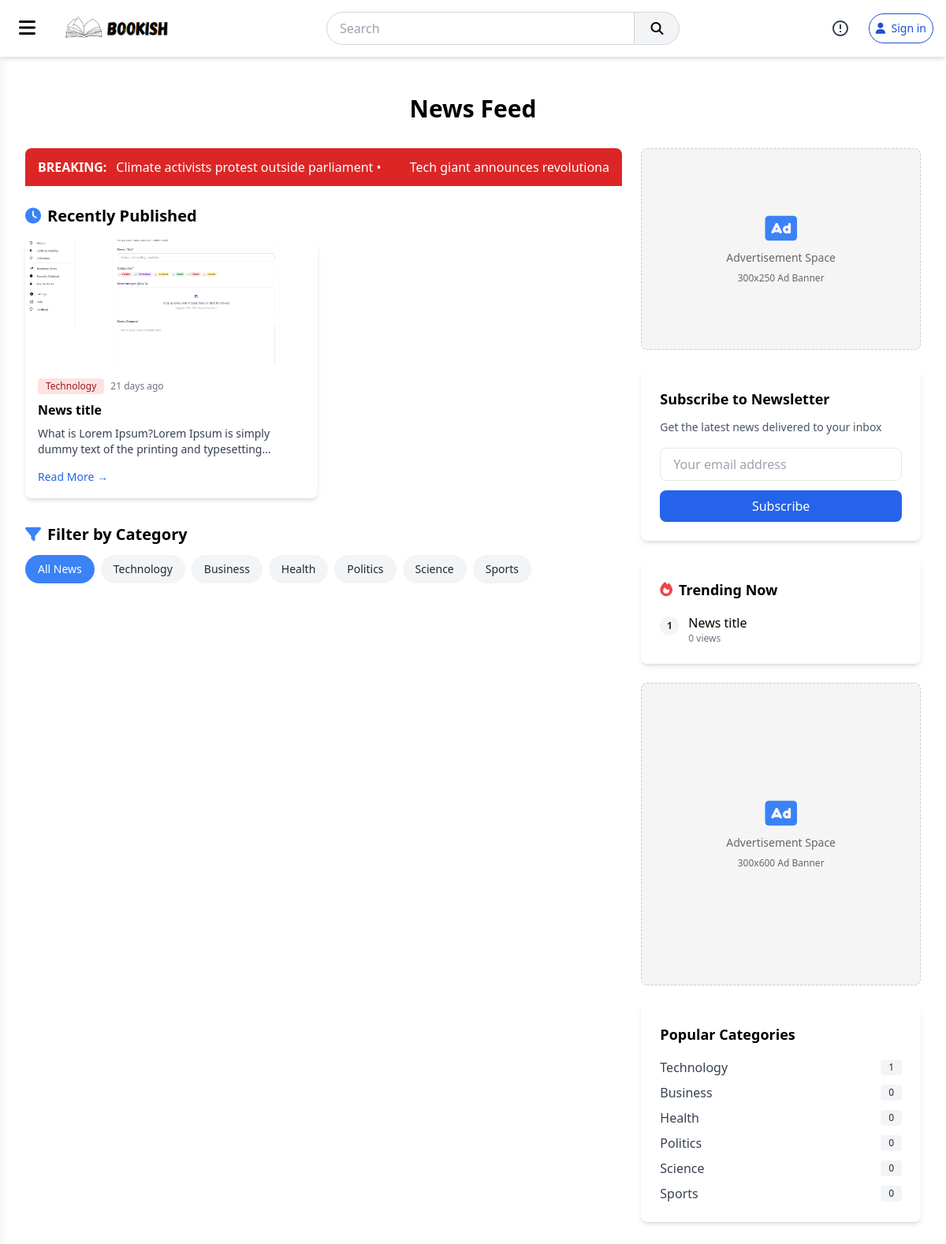
Page /news/feed on the earlier database version.
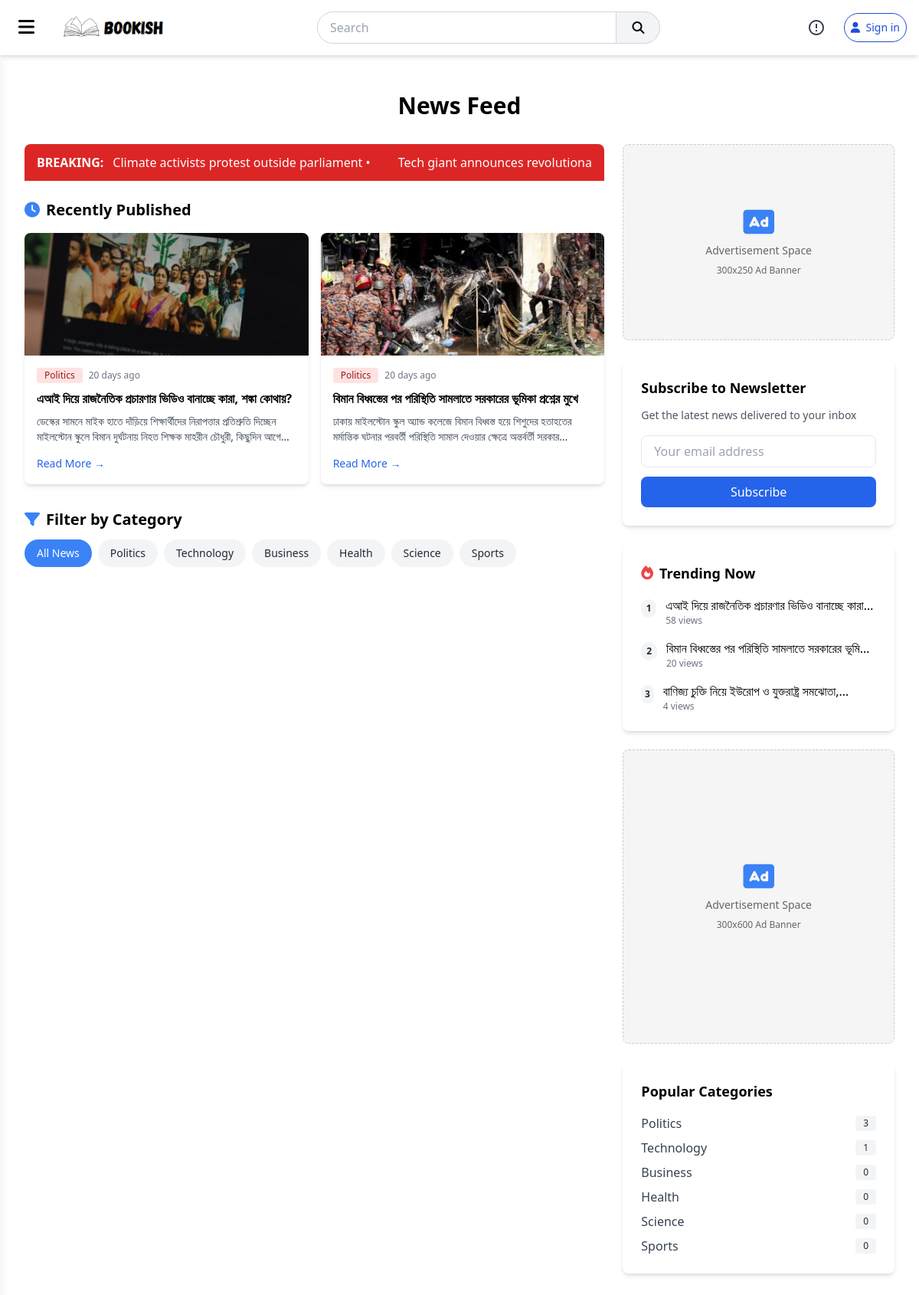
Same page on the later database version.
### main/models.py (models this page shows, shortened)
class News(models.Model):
    title = models.CharField(max_length=255)
    slug = AutoSlugField(populate_from='title', unique=True)
    description = models.TextField()
    content = CKEditor5Field(config_name="extends")
    author = models.ForeignKey(User, on_delete=models.CASCADE, related_name='news')
    category = models.ForeignKey(NewsCategory, on_delete=models.CASCADE, related_name='news', blank=True, null=True)
    published_date = models.DateTimeField(auto_now_add=True)
    updated_date = models.DateTimeField(auto_now=True)
    likes = models.ManyToManyField(User, related_name='liked_news', blank=True)
    dislikes = models.ManyToManyField(User, related_name='disliked_news', blank=True)
    views = models.PositiveIntegerField(default=0)
    publish = models.BooleanField(default=False)

class NewsImage(models.Model):
    news = models.ForeignKey(News, on_delete=models.CASCADE, related_name="images")
    image = models.ImageField(upload_to='news_images/')

class NewsCategory(models.Model):
    name = models.CharField(max_length=50)
    slug = AutoSlugField(populate_from="name", unique=True)
    def __str__(self):
        return self.name

### news/views.py (the view)
# urls.py: 2. Add a URL to urlpatterns:  path('', views.home, name='home')
def home(request):
    categories = NewsCategory.objects.annotate(news_count=Count('news')).order_by('-news_count')
    recent_news = News.objects.order_by('-published_date')[:2]
    trending_news = News.objects.annotate(views_count=Count('news_views')).order_by('-views_count')[:3]
    context = {
        'categories': categories,
        'recent_news': recent_news,
        "trending_news": trending_news
    }
    return render(request, 'news/index.html', context)

### main/context_processors.py (called while the page is built)
def notifications(request):
    if request.user.is_authenticated:
        return {'notifications': Notification.objects.filter(user=request.user).order_by('-created_at')[:5]}
    else:
        return Notification.objects.none()

def unread_notifications(request):
    if request.user.is_authenticated:
        return {'unread_notifications': Notification.objects.filter(user=request.user, is_read=False).count()}
    else:
        return Notification.objects.none()

### main/templatetags/custom_filters.py (called while the page is built)
@register.filter
def time_since(value):
    return time_since_custom(value)

### main/utils.py (called while the page is built)
def time_since_custom(dt):
    if not dt:
        return ""
    current_time = timezone.now()
    diff = relativedelta(current_time, dt)
    if diff.years > 0:
        return f"{diff.years} year{'s' if diff.years > 1 else ''} ago"
    elif diff.months > 0:
        return f"{diff.months} month{'s' if diff.months > 1 else ''} ago"
    elif diff.days > 0:
        return f"{diff.days} day{'s' if diff.days > 1 else ''} ago"
    elif diff.hours > 0:
        return f"{diff.hours} hour{'s' if diff.hours > 1 else ''} ago"
    elif diff.minutes > 0:
        return f"{diff.minutes} minute{'s' if diff.minutes > 1 else ''} ago"
    else:
        return "just now"

### templates/news/index.html (shortened to what the changed rows need)
{% extends 'base.html' %}
{% load static %}
{% load custom_filters %}
{% block content %}
    <div class="container mx-auto px-4 py-8 max-w-7xl">
        <header class="text-center mb-8">
            <h1 class="text-3xl font-bold">News Feed</h1>
        </header>
        <div class="flex flex-col lg:flex-row gap-6">
            <div class="w-full lg:w-2/3">
                <div class="mb-8">
                    <h2 class="text-xl font-semibold mb-4 flex items-center">
                        <i class="fas fa-clock mr-2 text-blue-500"></i> Recently Published
                    </h2>
                    <div class="grid grid-cols-1 md:grid-cols-2 gap-4">
                        {% for news in recent_news %}
                        <div class="bg-white rounded-lg shadow-md overflow-hidden">
                            <img src="{{news.images.first.image.url}}" alt="Protest" class="w-full h-40 object-cover">
                            <div class="p-4">
                                <div class="flex items-center mb-2">
                                    <span class="bg-red-100 text-red-800 text-xs font-medium px-2.5 py-0.5 rounded">{{news.category}}</span>
                                    <span class="text-gray-500 text-xs ml-2">{{news.published_date|time_since}}</span>
                                </div>
                                <h3 class="font-bold mb-2">{{news.title}}</h3>
                                <p class="text-gray-700 text-sm mb-3 line-clamp-2">{{news.content|striptags}}</p>
                                <a href="{% url 'news:news_details' news.slug %}" class="text-blue-600 hover:text-blue-800 text-sm font-medium">Read More →</a>
                            </div>
                        </div>
                        {% endfor %}
                    </div>
                </div>
                <div class="mb-6">
                    <h2 class="text-xl font-semibold mb-3 flex items-center">
                        <i class="fas fa-filter mr-2 text-blue-500"></i> Filter by Category
                    </h2>
                    <div class="flex flex-wrap gap-2">
                        <button class="category-filter active px-4 py-2 bg-blue-100 text-blue-800 rounded-full text-sm font-medium hover:bg-blue-200 transition">
                            All News
                        </button>
                        {% for cat in categories %}
                        <button class="category-filter px-4 py-2 bg-gray-100 text-gray-800 rounded-full text-sm font-medium hover:bg-gray-200 transition">
                            {{cat.name}}
                        </button>
                        {% endfor %}
                    </div>
                </div>
            </div>
            <div class="w-full lg:w-1/3 space-y-6">
                <div class="bg-white rounded-lg shadow-md p-6">
                    <div class="space-y-4">
                        {% for item in trending_news %}
                        <div class="flex items-start">
                            <span class="bg-gray-100 text-gray-800 font-bold rounded-full w-6 h-6 flex items-center justify-center text-xs mr-3 mt-1">{{forloop.counter}}</span>
                            <div>
                                <a href="{% url "news:news_details" item.slug %}" class="font-medium line-clamp-1">{{item.title}}</a>
                                <p class="text-gray-500 text-xs">{{item.views_count}} views</p>
                            </div>
                        </div>
                        {% endfor %}
                    </div>
                </div>
                <div class="bg-white rounded-lg shadow-md p-6">
                    <div class="space-y-2">
                        {% for cat in categories %}
                        <a href="/news/feed?category={{cat.name}}" class="flex justify-between items-center text-gray-700 hover:text-blue-600">
                            <span>{{cat.name}}</span>
                            <span class="bg-gray-100 text-gray-800 text-xs font-medium px-2.5 py-0.5 rounded">{{cat.news_count}}</span>
                        </a>
                        {% endfor %}
                    </div>
                </div>
            </div>
        </div>
    </div>
{% endblock %}

Differences in the rows shown:
no longer on this page (row unchanged): News: images.first.image (picture), category "Technology", published_date "21 days ago", title "News title", content "What is Lorem Ipsum?Lorem Ipsum is simply dummy text of the printing and…", views_count "0"
added News: images.first.image (picture), category "Politics", published_date "20 days ago", title "এআই দিয়ে রাজনৈতিক প্রচারণার ভিডিও বানাচ্ছে কারা, শঙ্কা কোথায়?", content "ডেস্কের সামনে মাইক হাতে দাঁড়িয়ে শিক্ষার্থীদের নিরাপত্তার প্রতিশ্রুতি দিচ্ছেন মাইলস্টোন স্কুলে বিমান দুর্ঘটনায় নিহত শিক্ষক মাহরীন চৌধুরী, কিছুদিন…", title "এআই দিয়ে রাজনৈতিক প্রচারণার ভিডিও বানাচ্ছে…", views_count "58"
added News: images.first.image (picture), category "Politics", published_date "20 days ago", title "বিমান বিধ্বস্তের পর পরিস্থিতি সামলাতে সরকারের ভূমিকা প্রশ্নের মুখে", content "ঢাকায় মাইলস্টোন স্কুল অ্যান্ড কলেজে বিমান বিধ্বস্ত হয়ে শিশুদের হতাহতের মর্মান্তিক ঘটনার পরবর্তী পরিস্থিতি সামাল দেওয়ার ক্ষেত্রে অন্তর্বর্তী…", title "বিমান বিধ্বস্তের পর পরিস্থিতি সামলাতে সরকারের…", views_count "20"
shown differently, row unchanged: NewsCategory "Politics": news_count "0" → "3"; moves up the list
added News: title "বাণিজ্য চুক্তি নিয়ে ইউরোপ ও যুক্তরাষ্ট্র…", views_count "4", shown under "Trending Now"
